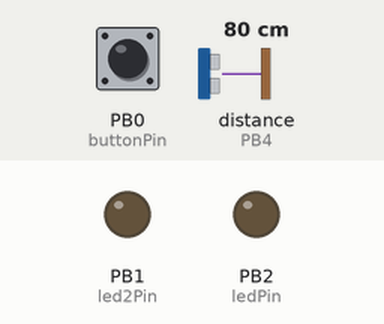
Simulated run of this sketch. Board: ATtiny85, built with avr-gcc and run on an emulated ATtiny85. Parts: output pins drawn as LEDs (lit = HIGH). Wiring (inferred from the names in the program): ultrasonic range finder: trigger PB3; echo PB4. Dashed ring = blinking. Inputs (shaded band) come from the test bench; at power-on: distance to the obstacle (sensor on PB4) 80 cm, PB0 (buttonPin) LOW. The echo pulse lasts 58.3 µs per cm; pins used as bus, display or sensor lines are not drawn.

Above: at 1.2 s.
1.3 s: distance to the obstacle (sensor on PB4) set to 44 cm
2.8 s: distance to the obstacle (sensor on PB4) set to 38 cm
At 2.87 s:
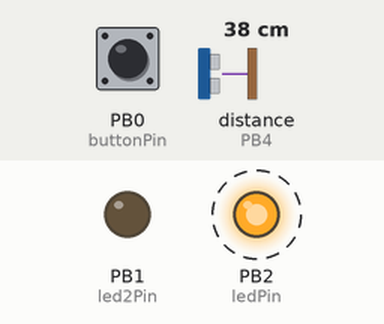
5.8 s: PB0 (buttonPin) pulled HIGH for 1 s
At 6.5 s:
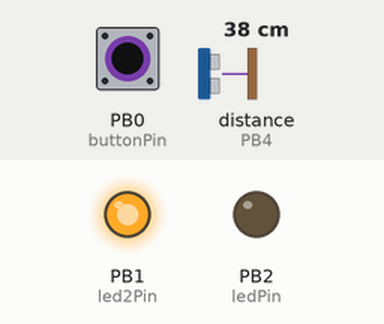
9.8 s: PB0 (buttonPin) pulled HIGH for 0.15 s
At 10.9 s:
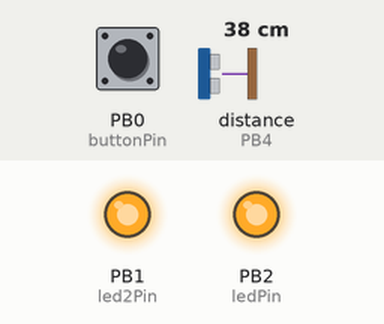
12.9 s: PB0 (buttonPin) pulled HIGH for 3.2 s
At 19.0 s:
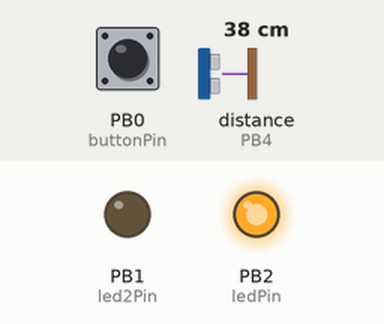
19.1 s: distance to the obstacle (sensor on PB4) set to 2 cm
At 20.6 s:
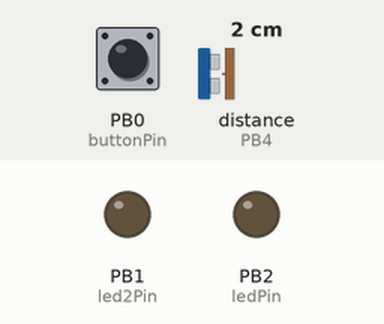
Timing chart, 0 to 22.1 s (numbered marks = the images above; inputs shaded):
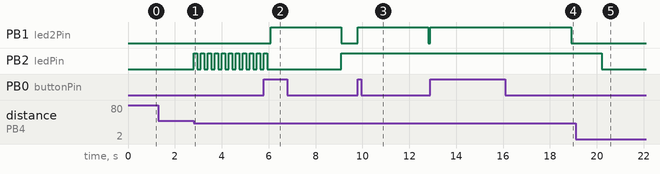

The sketch:

distanceSensor_v3_ATtiny85.ino
```cpp
int buttonPin = 0; //Physical 5
int led2Pin = 1; //Physical 6
int ledPin = 2; //Physical 7
const int trigPin = 3; //Physical 2
const int echoPin = 4; //Physical 3

long duration;
unsigned long distance;
int stillCounter = 0;
int buttonState = 0;

volatile int stopDistance = 10; // the default ideal partking distance in cm
int blinkRate = 4; // the speed of the blink
int stillTurnOffAfter = 2000; // time in (approx) ms before turning LED off after car is parked
int distanceMultiplier = 4; // the stopDistance * this value sets the range of the sensor before it blinks

void setup() {
  pinMode(trigPin, OUTPUT);
  pinMode(echoPin, INPUT);
  pinMode(ledPin, OUTPUT);
  pinMode(led2Pin, OUTPUT);
  pinMode(buttonPin, INPUT);

  // Turn the LEDs off to start with
  digitalWrite(ledPin, LOW);
  digitalWrite(led2Pin, LOW);
}

void loop() {
  // GET DISTANCE
  digitalWrite(trigPin, HIGH);
  delayMicroseconds(10);
  digitalWrite(trigPin, LOW);
  distance = pulseIn(echoPin, HIGH) * 0.034 / 2; // Calculating the distance in cm

  // IF WE ARE IN THE STOP ZONE
  if (distance <= stopDistance) {
    stillCounter++;
    if (stillCounter > stillTurnOffAfter) {
      stillCounter = stillTurnOffAfter + 1; // keeps the counter high, avoids overflow
      digitalWrite(ledPin, LOW);
    } else {
      digitalWrite(ledPin, HIGH);
    }

  // ELSE, BLINK IF WE ARE IN RANGE
  } else if (distance > stopDistance && distance <= stopDistance * distanceMultiplier) {
    stillCounter = 0;
    digitalWrite(ledPin, HIGH);
    delay(distance * blinkRate);
    digitalWrite(ledPin, LOW);
    delay(distance * blinkRate);

  // ELSE, WE ARE TOO FAR AWAY
  } else if (distance > stopDistance * distanceMultiplier) {
    digitalWrite(ledPin, LOW);
  }

  // SET DESIRED DISTANCE IF BUTTON IS PRESSED
  buttonState = digitalRead(buttonPin);
  if (buttonState == HIGH) {
    //digitalWrite(ledPin, HIGH);
    digitalWrite(led2Pin, HIGH);
    delay(1500);
    stopDistance = distance;
    delay(1500);
    //digitalWrite(ledPin, LOW);
    digitalWrite(led2Pin, LOW);
  }
}
```

Measured:
- the behaviour switches between 42 and 41 cm on distance to the obstacle (sensor on PB4) (found by bisection; images 0 and 1)
- after the input at 1.3 s, every drawn part: stays the same
- after the input at 2.8 s, PB2 (ledPin): alternates HIGH for 0.15 s and LOW for 0.15 s, starting at once
- after the input at 5.8 s, PB1 (led2Pin): LOW → HIGH after 0.29 s, → LOW 3.0 s later
- after the input at 9.8 s, PB1 (led2Pin): LOW → HIGH at once, → LOW 3.0 s later
- after the input at 12.9 s, PB1 (led2Pin): LOW → HIGH at once, → LOW 6.0 s later; PB2 (ledPin): stays HIGH (without the input it goes to LOW after 4.8 s)
- after the input at 19.1 s, PB2 (ledPin): HIGH → LOW after 1.1 s
